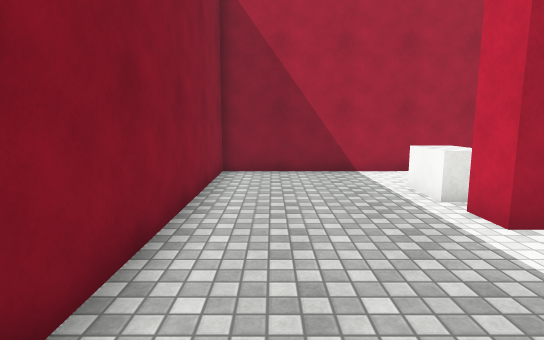
[1] (above)

14 first-person views from a walk through a scene from a Unity 3-D project. The camera is 1.5 m above the floor, tilts 8° down and sees 80° across. The floor is counted in squares, 1 m on a side. Each view is taken from the middle of a square. On the plan, view 1 faces up. The plan holds only what a view shows up to about 15 squares ahead; the rest is blank. The place goes on beyond the plan. The player is left out. Surface patterns are stand-ins for the level's own textures.

[2]
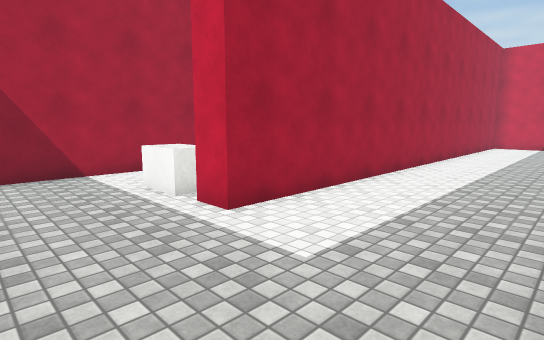

[3]
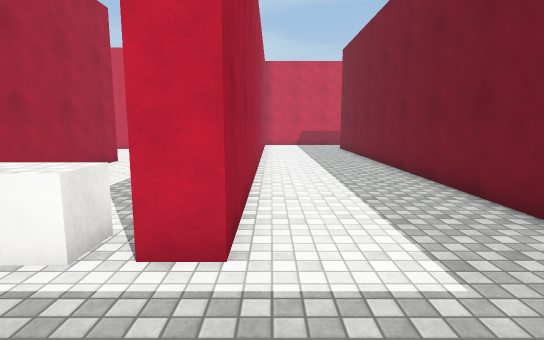

[4]
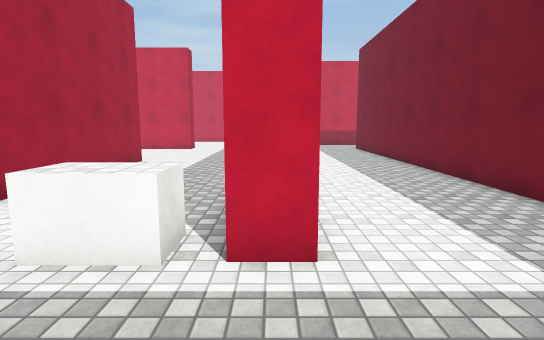

[5]
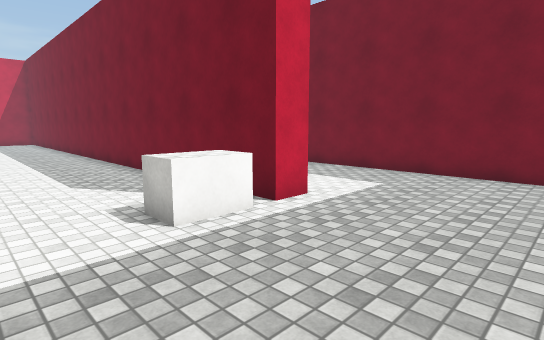

[6]
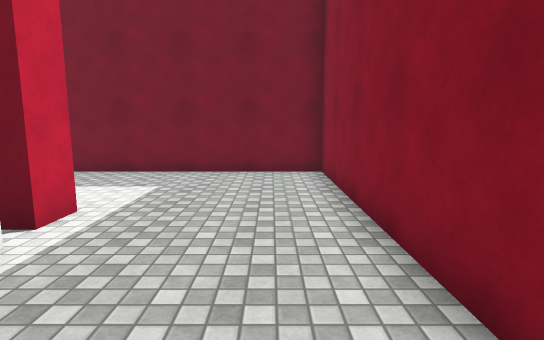

[7]
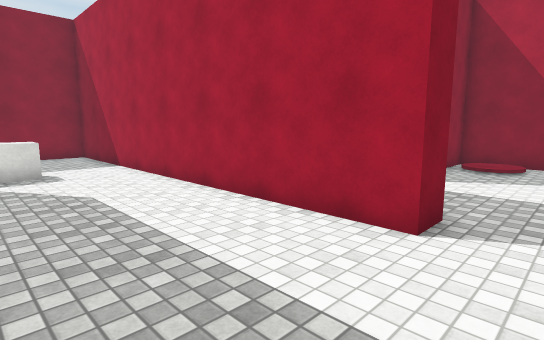

[8]
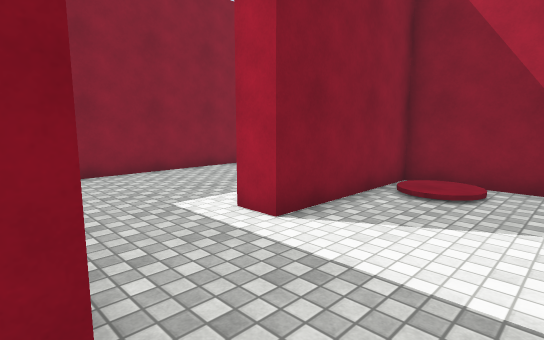

[9]
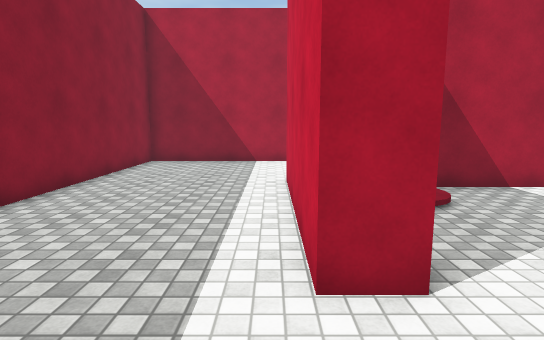

[10]
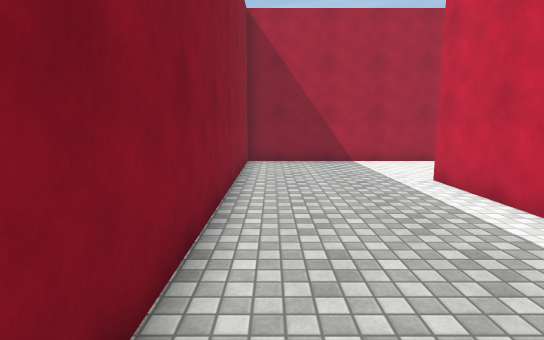

[11]
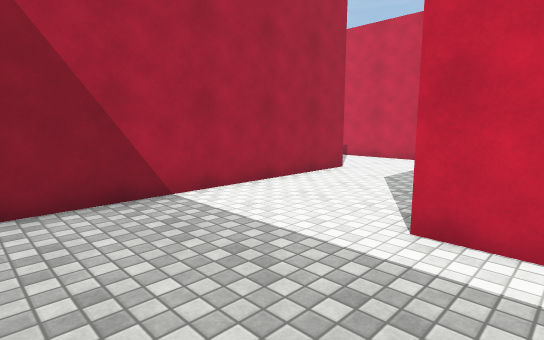

[12]
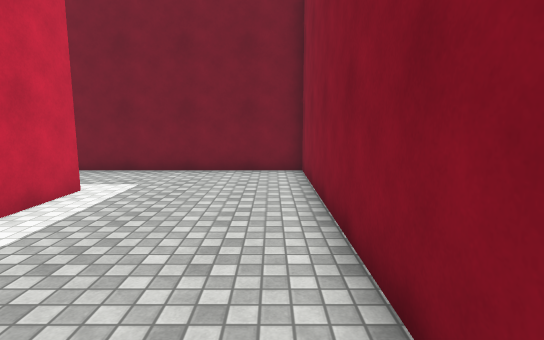

[13]
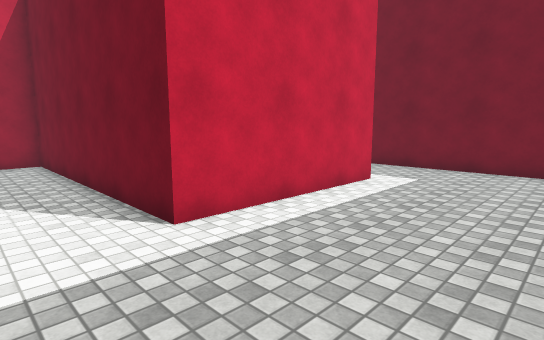

[14]
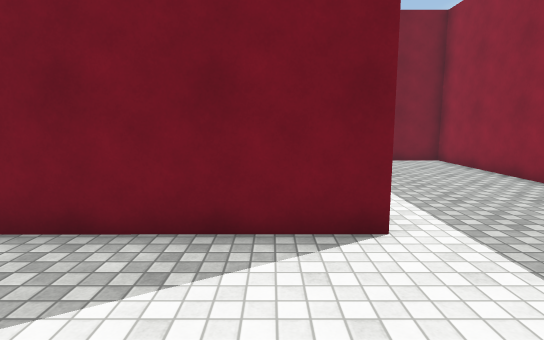

### Floor plan
Points are (right, up) in squares from view 1. A wall is a line through its corners. A room is listed if a view was taken in it or the views show most of it. See-through windows are left out.
Room 1 (views 1, 2, 3, 4, 5, 6, 7)
walls: (13.4, 10.4) (-1.6, 10.4) (-1.6, -0.3) (15.1, -0.3); (15.5, 4.5) (3.4, 4.5) (3.4, 5.5) (15.5, 5.5)
ways out: opening at (14.5, 11) to room 2
objects: other object (4, 6) to (4, 8)
Room 2 (views 8, 9, 10, 11, 12, 13, 14)
walls: (15.5, 19.7) (11.4, 19.7) (11.4, 14.7) (10.4, 14.7) (10.4, 20.7) (15.5, 20.7); (13.4, 11.5) (13.4, 10.4); (15.5, 25.4) (5, 25.4) (5, 11.4) (12.4, 11.4)
ways out: opening at (14.5, 11) to room 1
objects: other object (13, 19)

Positions as (right, up) in squares from view 1, and headings:
1: (0, 0), facing up
2: (0, 0), facing up-right
3: (0, 4), facing right
4: (0, 5), facing right
5: (-1, 10), facing down-right
6: (0, 10), facing down
7: (15, 6), facing up-left
8: (15, 11), facing up-left
9: (10, 12), facing up
10: (6, 12), facing up
11: (6, 19), facing up-right
12: (6, 22), facing down
13: (6, 23), facing down-right
14: (12, 25), facing down
